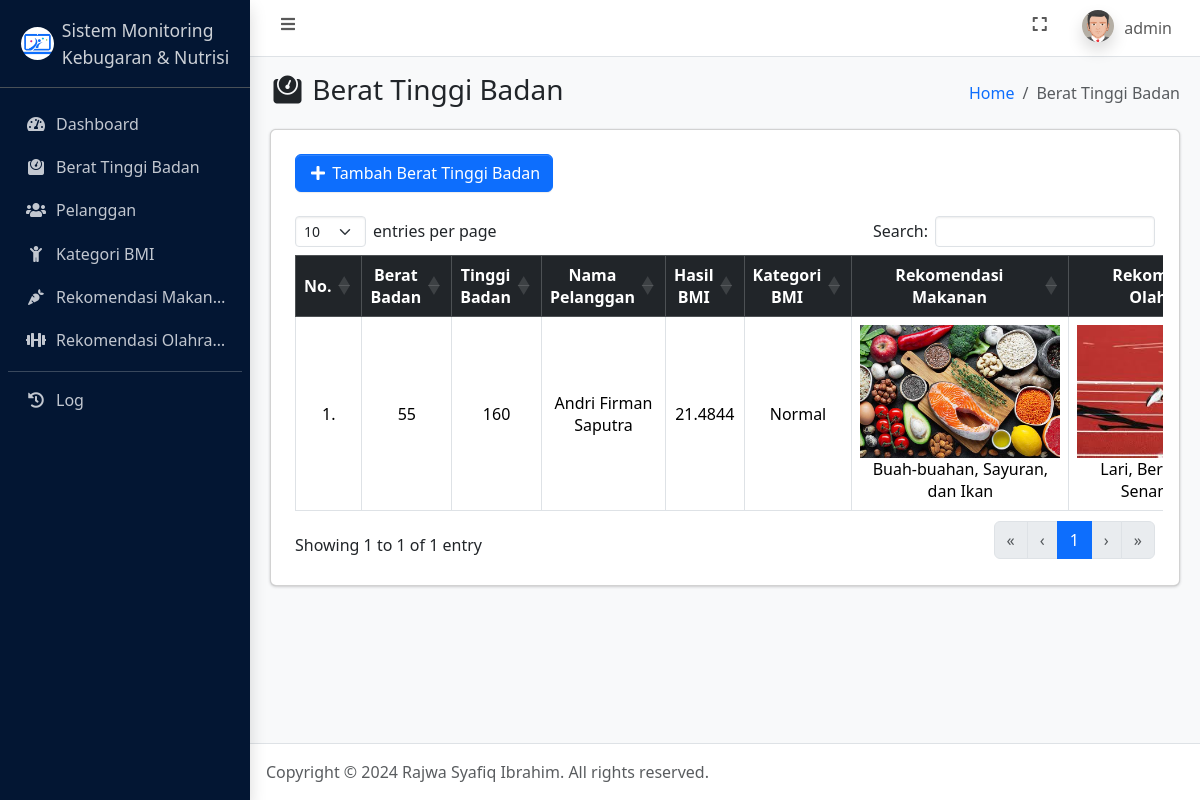
The app's page /berat_tinggi_badan.php (signed in) with its own data.
### tables this page shows
CREATE TABLE `user` (
  `id_user` int(11) NOT NULL,
  `username` varchar(100) NOT NULL,
  `password` varchar(255) NOT NULL,
  `jabatan` enum('admin','petugas') NOT NULL,
  `nama` varchar(100) NOT NULL,
  `foto` text NOT NULL,
  `dibuat_pada` datetime NOT NULL
);

CREATE TABLE `berat_tinggi_badan` (
  `id_berat_tinggi_badan` int(11) NOT NULL,
  `id_pelanggan` int(11) NOT NULL,
  `berat_badan` float NOT NULL,
  `tinggi_badan` float NOT NULL,
  `hasil_bmi` float DEFAULT NULL,
  `tanggal_dibuat` datetime NOT NULL
);

CREATE TABLE `pelanggan` (
  `id_pelanggan` int(11) NOT NULL,
  `nama_lengkap` varchar(100) NOT NULL,
  `tanggal_lahir` date NOT NULL,
  `no_telepon` varchar(20) NOT NULL,
  `foto` text DEFAULT NULL,
  `tanggal_dibuat` datetime NOT NULL
);

CREATE TABLE `kategori_bmi` (
  `id_kategori_bmi` int(11) NOT NULL,
  `kategori` varchar(150) NOT NULL,
  `bmi_min` float NOT NULL,
  `bmi_max` float NOT NULL
);

CREATE TABLE `rekomendasi_makanan` (
  `id_rekomendasi_makanan` int(11) NOT NULL,
  `id_kategori_bmi` int(11) NOT NULL,
  `makanan` varchar(255) NOT NULL,
  `deskripsi` text DEFAULT NULL,
  `foto` text NOT NULL
);

CREATE TABLE `rekomendasi_olahraga` (
  `id_rekomendasi_olahraga` int(11) NOT NULL,
  `id_kategori_bmi` int(11) NOT NULL,
  `olahraga` varchar(255) NOT NULL,
  `deskripsi` text DEFAULT NULL,
  `foto` text NOT NULL
);

### connection.php (called while the page is built, shortened)
<?php
	$host = 'localhost';
	$user = 'root';
	$pass = '';
	$database = 'monitoring_kebugaran_dan_nutrisi';
	$conn = mysqli_connect($host, $user, $pass, $database);
    if (isset($_SESSION['id_user'])) {
    	$id_user = $_SESSION['id_user'];
		$dataUser = mysqli_fetch_assoc(mysqli_query($conn, "SELECT * FROM user WHERE id_user = $id_user"));
	}
?>

### berat_tinggi_badan.php (the view, shortened to what this page needs)
<?php
    require_once 'connection.php';
    $berat_tinggi_badan = mysqli_query($conn, "SELECT * FROM berat_tinggi_badan INNER JOIN pelanggan ON berat_tinggi_badan.id_pelanggan = pelanggan.id_pelanggan ORDER BY berat_tinggi_badan.tanggal_dibuat DESC");
?>
<!DOCTYPE html>
<html lang="en">
<head>
    <?php include_once 'include/head.php'; ?>
</head>
<body class="layout-fixed sidebar-expand-lg bg-body-tertiary">
    <div class="app-wrapper">
        <?php include_once 'include/navbar.php'; ?>
        <?php include_once 'include/sidebar.php'; ?>
        <main class="app-main">
            <div class="app-content-header">
                <div class="container-fluid">
                    <div class="row">
                        <div class="col-sm-6">
                            <h3 class="mb-0"><i class="nav-icon fas fa-fw fa-weight"></i> Berat Tinggi Badan</h3>
                        </div>
                        <div class="col-sm-6">
                            <ol class="breadcrumb float-sm-end">
                                <li class="breadcrumb-item"><a href="index.php">Home</a></li>
                                <li class="breadcrumb-item active" aria-current="page">
                                    Berat Tinggi Badan
                                </li>
                            </ol>
                        </div>
                    </div>
                </div>
            </div>
            <div class="app-content">
                <div class="container-fluid">
                    <div class="card">
                        <div class="card-body">
                            <div class="table-responsive p-2">
                                <a href="tambah_berat_tinggi_badan.php" class="mb-3 btn btn-primary"><i class="fas fa-fw fa-plus"></i> Tambah Berat Tinggi Badan</a>
                                <table class="table table-bordered" id="table_id">
                                    <thead class="table-dark">
                                        <tr>
                                            <th class="text-center align-middle">No.</th>
                                            <th class="text-center align-middle">Berat Badan</th>
                                            <th class="text-center align-middle">Tinggi Badan</th>
                                            <th class="text-center align-middle">Nama Pelanggan</th>
                                            <th class="text-center align-middle">Hasil BMI</th>
                                            <th class="text-center align-middle">Kategori BMI</th>
                                            <th class="text-center align-middle">Rekomendasi Makanan</th>
                                            <th class="text-center align-middle">Rekomendasi Olahraga</th>
                                        </tr>
                                    </thead>
                                    <tbody>
                                        <?php $i = 1; ?>
                                        <?php foreach ($berat_tinggi_badan as $dbtb): ?>
                                            <tr>
                                                <td class="text-center align-middle"><?= $i++; ?>.</td>
                                                <td class="text-center align-middle"><?= $dbtb['berat_badan']; ?></td>
                                                <td class="text-center align-middle"><?= $dbtb['tinggi_badan']; ?></td>
                                                <td class="text-center align-middle"><?= $dbtb['nama_lengkap']; ?></td>
                                                <td class="text-center align-middle"><?= $dbtb['hasil_bmi']; ?></td>
                                                <?php
                                                    $hasil_bmi = $dbtb['hasil_bmi'];
                                                    $kategori_bmi_query = mysqli_query($conn,
                                                        "SELECT * FROM kategori_bmi
                                                         WHERE bmi_min <= '$hasil_bmi' AND bmi_max >= '$hasil_bmi'"
                                                    );
                                                    $kategori_bmi = mysqli_fetch_assoc($kategori_bmi_query);
                                                    $id_kategori_bmi = $kategori_bmi['id_kategori_bmi'];
                                                    $rekomendasi_makanan = mysqli_fetch_assoc(mysqli_query($conn, "SELECT * FROM rekomendasi_makanan WHERE id_kategori_bmi = '$id_kategori_bmi'"));
                                                    $rekomendasi_olahraga = mysqli_fetch_assoc(mysqli_query($conn, "SELECT * FROM rekomendasi_olahraga WHERE id_kategori_bmi = '$id_kategori_bmi'"));
                                                ?>
                                                <td class="text-center align-middle">
                                                    <?= $kategori_bmi['kategori']; ?>
                                                </td>
                                                <td class="text-center align-middle">
                                                    <img style="max-width: 200px; max-height: 200px" src="assets/img/makanan/<?= $rekomendasi_makanan['foto']; ?>" alt="<?= $rekomendasi_makanan['makanan']; ?>"><br>
                                                    <?= $rekomendasi_makanan['makanan']; ?>
                                                </td>
                                                <td class="text-center align-middle">
                                                    <img style="max-width: 200px; max-height: 200px" src="assets/img/olahraga/<?= $rekomendasi_olahraga['foto']; ?>" alt="<?= $rekomendasi_olahraga['olahraga']; ?>"><br>
                                                    <?= $rekomendasi_olahraga['olahraga']; ?>
                                                </td>
                                            </tr>
                                        <?php endforeach ?>
                                    </tbody>
                                </table>
                            </div>
                        </div>
                    </div>
                </div>
            </div>
        </main>
        <?php include_once 'include/footer.php'; ?>
    </div>
</body>
</html>

### include/navbar.php (shortened to what this page needs)
<nav class="app-header navbar navbar-expand bg-body">
    <div class="container-fluid">
        <ul class="navbar-nav">
            <li class="nav-item"> <a class="nav-link" data-lte-toggle="sidebar" href="#" role="button"> <i class="fas fa-fw fa-bars"></i> </a> </li>
        </ul>
        <ul class="navbar-nav ms-auto">
            <li class="nav-item"> <a class="nav-link" href="#" data-lte-toggle="fullscreen"> <i data-lte-icon="maximize" class="fas fa-fw fa-expand"></i> </a> </li>
            <li class="nav-item dropdown user-menu">
                <a href="#" class="nav-link dropdown-toggle" data-bs-toggle="dropdown" aria-expanded="false">
                    <img src="assets/img/profiles/<?= $dataUser['foto']; ?>" class="user-image rounded-circle shadow" alt="User Image">
                    <span class="d-none d-md-inline"><?= $dataUser['username']; ?></span>
                </a>
            </li>
        </ul>
    </div>
</nav>

### records on screen
user: foto (picture), username "admin"
berat_tinggi_badan: berat_badan "55", tinggi_badan "160", id_pelanggan.nama_lengkap "Andri Firman Saputra", hasil_bmi "21.4844", kategori_bmi.kategori "Normal", rekomendasi_makanan.foto (picture), rekomendasi_makanan.makanan "Buah-buahan, Sayuran, dan Ikan", rekomendasi_olahraga.foto (picture), rekomendasi_olahraga.olahraga "Lari,…"
